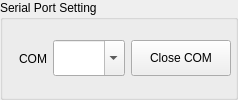
         <widget class="QGroupBox" name="groupBox_3">
          <property name="title">
           <string>Serial Port Setting</string>
          </property>
          <property name="flat">
           <bool>false</bool>
          </property>
          <layout class="QHBoxLayout" name="horizontalLayout_2">
           <property name="leftMargin">
            <number>4</number>
           </property>
           <property name="topMargin">
            <number>4</number>
           </property>
           <property name="rightMargin">
            <number>4</number>
           </property>
           <property name="bottomMargin">
            <number>4</number>
           </property>
           <item>
            <widget class="QLabel" name="LBL_COM">
             <property name="sizePolicy">
              <sizepolicy hsizetype="Minimum" vsizetype="Preferred">
               <horstretch>0</horstretch>
               <verstretch>0</verstretch>
              </sizepolicy>
             </property>
             <property name="minimumSize">
              <size>
               <width>40</width>
               <height>0</height>
              </size>
             </property>
             <property name="text">
              <string>COM</string>
             </property>
             <property name="alignment">
              <set>Qt::AlignRight|Qt::AlignTrailing|Qt::AlignVCenter</set>
             </property>
            </widget>
           </item>
           <item>
            <widget class="QComboBox" name="comboBox">
             <property name="sizePolicy">
              <sizepolicy hsizetype="MinimumExpanding" vsizetype="Fixed">
               <horstretch>0</horstretch>
               <verstretch>0</verstretch>
              </sizepolicy>
             </property>
             <property name="minimumSize">
              <size>
               <width>0</width>
               <height>36</height>
              </size>
             </property>
             <property name="editable">
              <bool>true</bool>
             </property>
            </widget>
           </item>
           <item>
            <widget class="QPushButton" name="BTN_SET_COM">
             <property name="minimumSize">
              <size>
               <width>100</width>
               <height>36</height>
              </size>
             </property>
             <property name="text">
              <string>Close COM</string>
             </property>
            </widget>
           </item>
          </layout>
         </widget>
